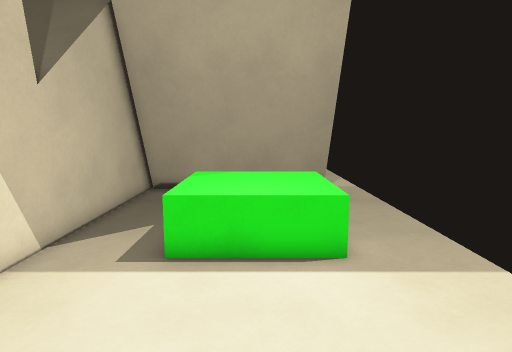
view 1 (above)

15 first-person views from a walk through a 3-D level made in the Godot game engine. The camera is 1.4 m above the floor, tilts 8° down and sees 75° across. The floor is counted in squares, 0.5 m on a side. Each view is taken from the middle of a square. On the plan, view 1 faces up. The plan holds only what a view shows up to about 20 squares ahead; the rest is blank. The place goes on beyond the plan.

view 2
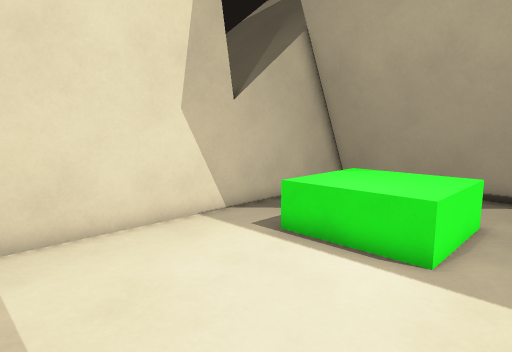

view 3
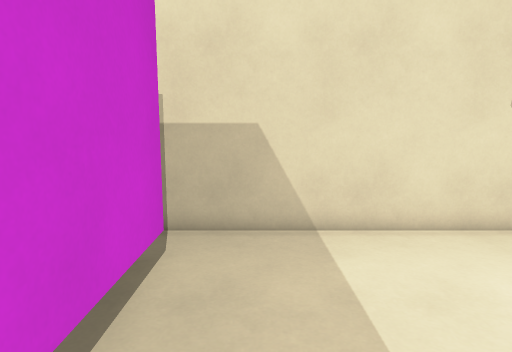

view 4
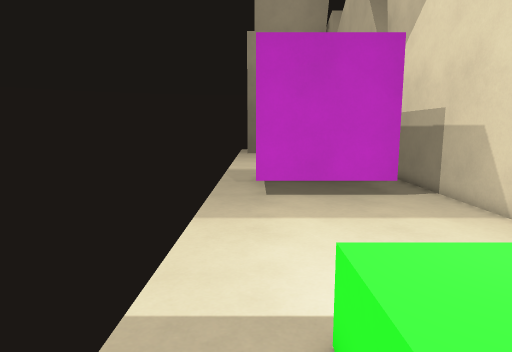

view 5
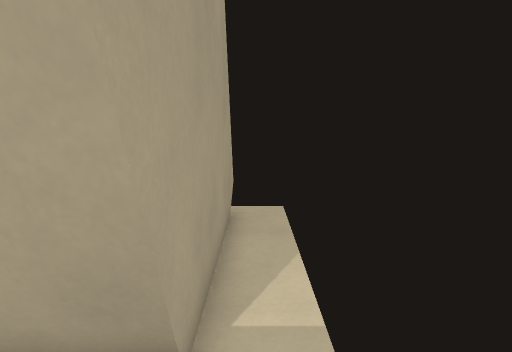

view 6
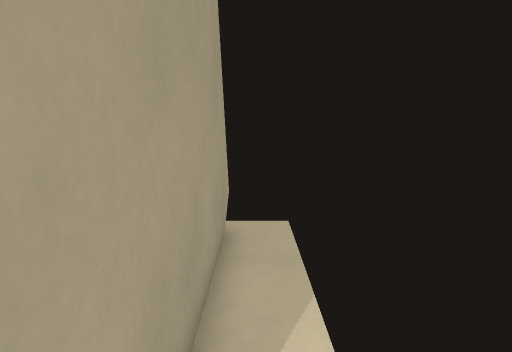

view 7
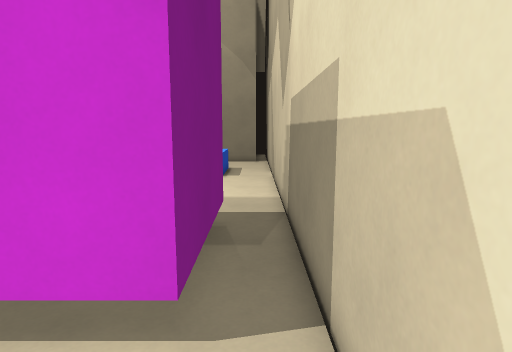

view 8
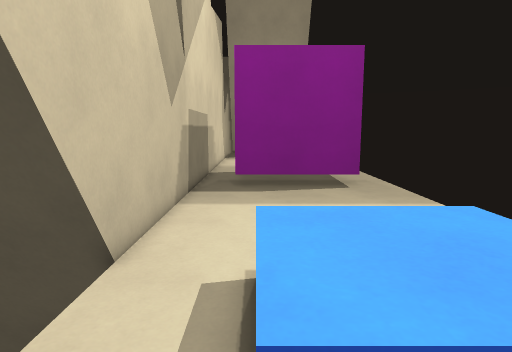

view 9
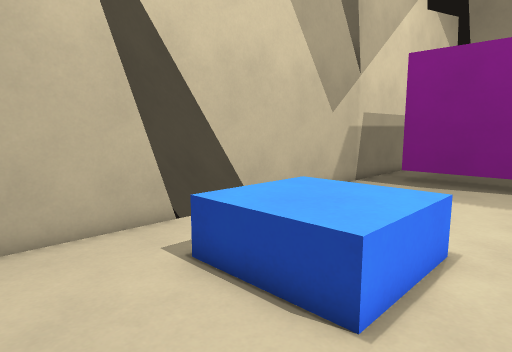

view 10
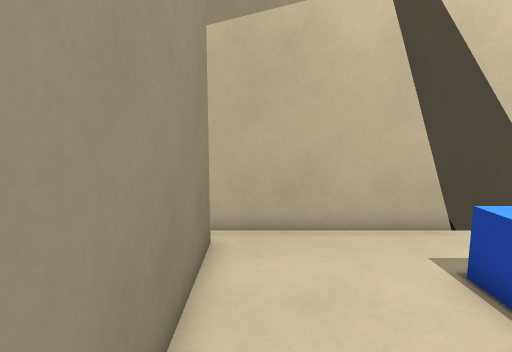

view 11
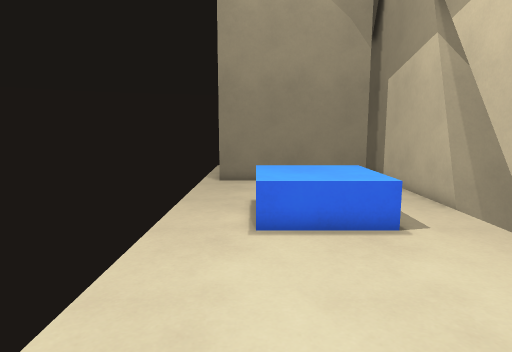

view 12
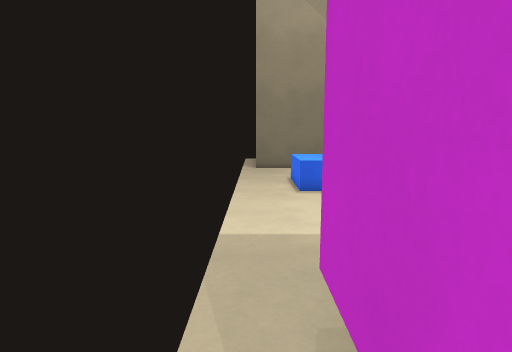

view 13
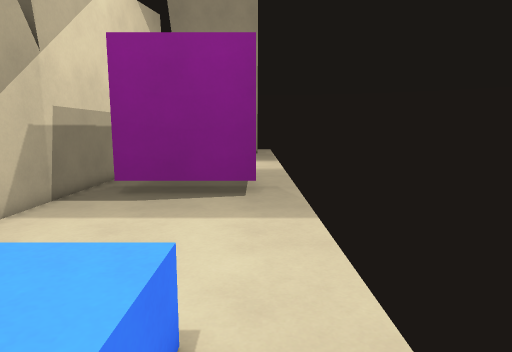

view 14
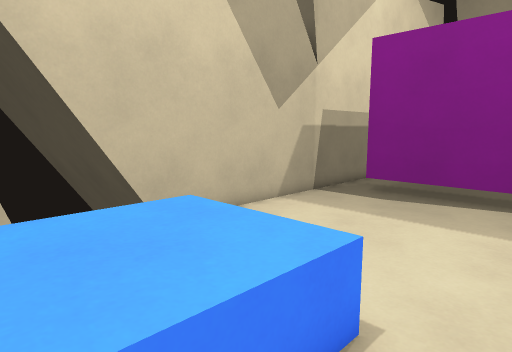

view 15
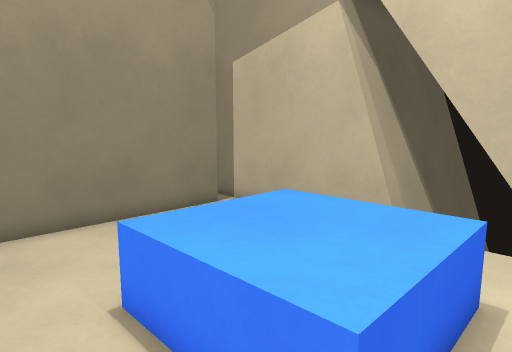

### Floor plan
Key: @ floor where view 1 was taken; # wall or solid block; . floor; ^ raised ledge; v drop or lower ground.
Columns run from 7 left of view 1 to 4 right of it. Each row starts with its distance up from view 1.
 24           #
 23           #.
 22           #.
 21           #.
 20           #.
 19           #.
 18           #.
 17           #.
 16   #       #.
 15   #########.
 14   #########.
 13   #.     ...
 12   #..    ...
 11   #..^^^^^..
 10   #..^^^^^..
  9   #..^^^^^..
  8   #..^^^^^..
  7   #..^^^^^..
  6   #.........
  5   #.........
  4   #.........
  3   #.........
  2   #.........
  1   #.........
  0   #....@....
 -1   #.........
 -2   #.........
 -3   #.#######.
 -4   #.#     #.
 -5   #.#     #.
 -6   #.#     #.
 -7   #.#     #.
 -8   #.#     #.
 -9   #.#######.
-10   #.........
-11   #.........
-12   #.........
-13   #.........
-14   #.........
-15   #.........
-16   #.........
-17   #.........
-18 ###.........
-19 ###..^^^^^..
-20 ###..^^^^^..
-21 vvv..^^^^^..
-22 ###..^^^^^..
-23 ###..^^^^^..
-24   #.........
-25   #.........
-26   #.........
-27   #.........
-28   ##########

Positions as (right, up) in squares from view 1, and headings:
1: (0, 0), facing up
2: (4, 0), facing up-left
3: (4, -1), facing left
4: (3, 11), facing down
5: (4, 12), facing up
6: (4, 14), facing up
7: (-4, 1), facing down
8: (-2, -25), facing up
9: (4, -27), facing up-left
10: (4, -27), facing left
11: (2, -10), facing down
12: (4, -4), facing down
13: (3, -23), facing up
14: (4, -23), facing up-left
15: (4, -18), facing down-left
